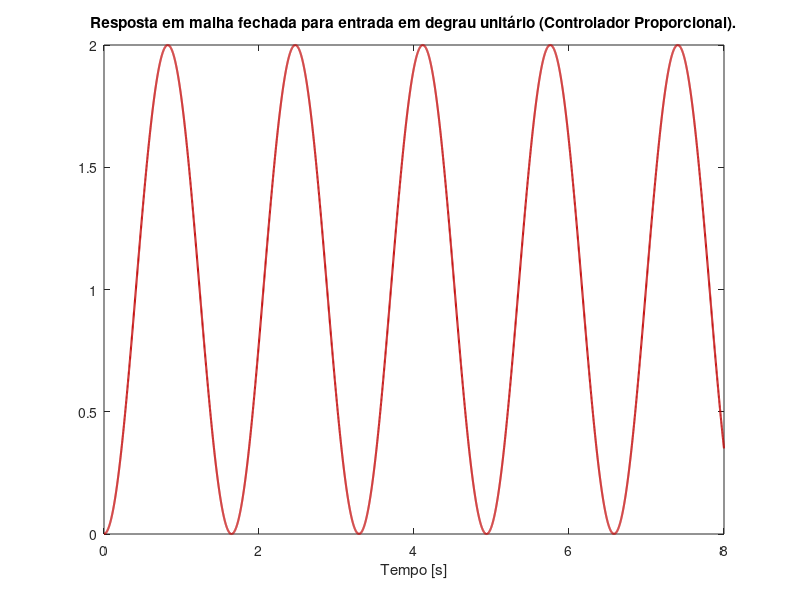
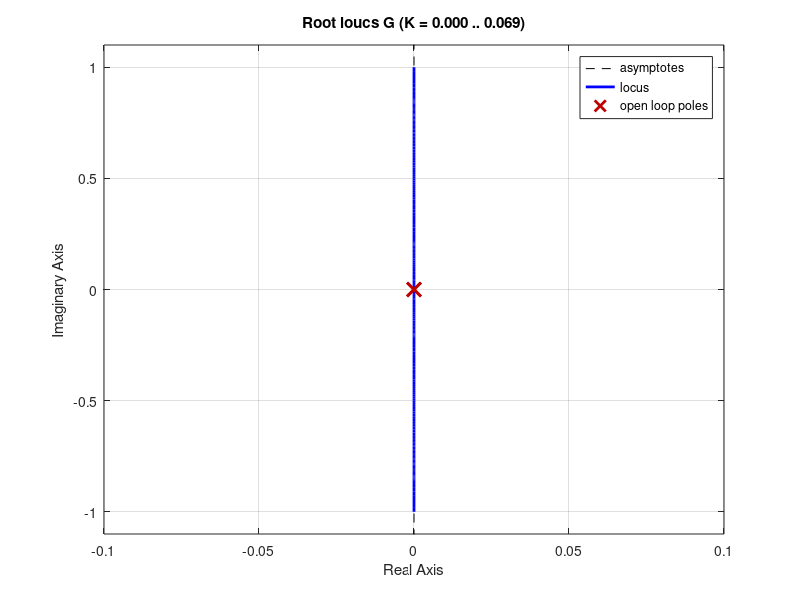
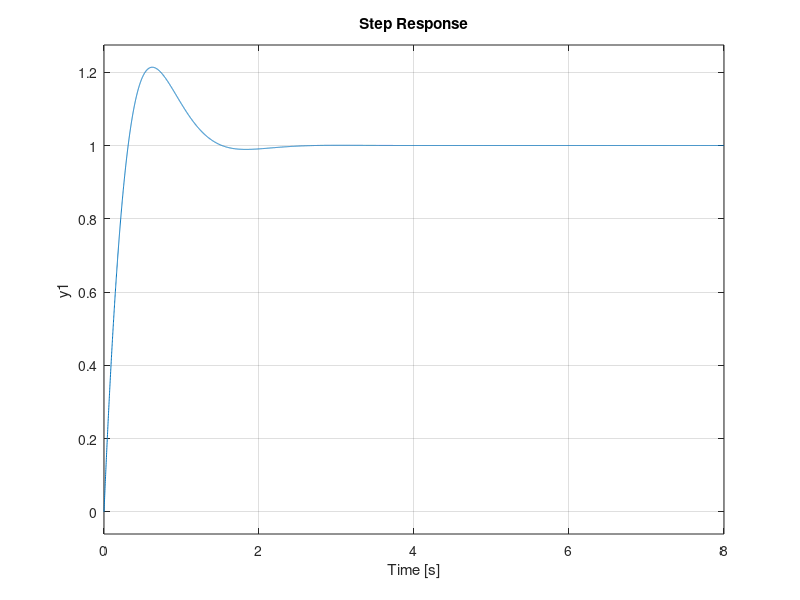

Recreate these plots in MATLAB, in order.
clc; clear;

% Função de transferência da planta (CubeSat)
s = tf('s');
J = 1000/14585;   % Momento de inércia CubeSat
G = 1/( J * (s^2) );

% Plot da resposta em malha fechada para Kp = 1
K = 1;
[resposta_mf, tempo] = step(feedback(K*G, 1), 0:1e-3:8);
figure;
plot(tempo, resposta_mf, 'LineWidth', 1.5, 'Color', '#C00000');
title('Resposta em malha fechada para entrada em degrau unitário (Controlador Proporcional).')
xlabel('Tempo [s]');

% LGR para respostas do sistema em malha fechada
figure;
rlocus(G);

% Controlador PD
figure;
PD = (4.95466/14.585) * (s+2.600929);
rlocus(PD*G);

step(feedback(PD*G, 1), 0:1e-3:8);